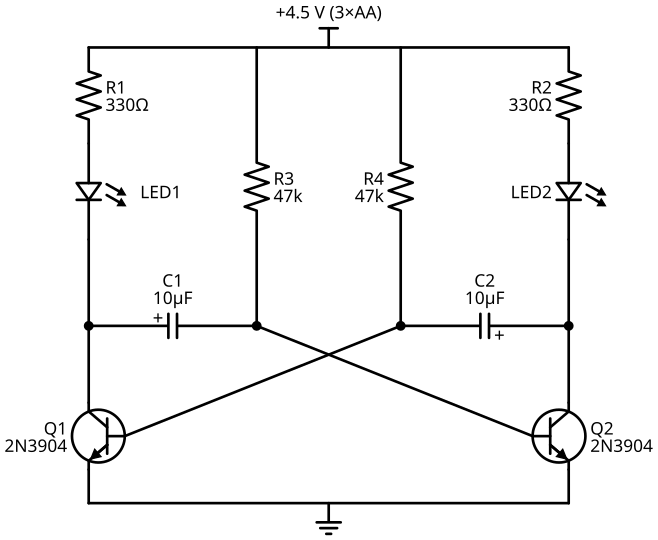

Write Python code to recreate this figure.
"""Two-transistor astable LED blinker (Unit 1). Run: python blinker.py -> blinker.svg"""
import schemdraw
import schemdraw.elements as elm

TOP, YC, YQ = 9.0, 3.2, 1.6  # supply rail, cap row, transistor collector height
XL, XA, XB, XR = 0.0, 3.5, 6.5, 10.0  # columns: Q1 collector, R3/C1 node, R4/C2 node, Q2 collector

with schemdraw.Drawing(file="blinker.svg", show=False) as d:
    d.config(fontsize=13, unit=2.0)
    Q1 = elm.BjtNpn(circle=True).reverse().anchor("collector").at((XL, YQ)).label("Q1\n2N3904", loc="left")
    Q2 = elm.BjtNpn(circle=True).anchor("collector").at((XR, YQ)).label("Q2\n2N3904", loc="right")

    # supply rail
    elm.Line().at((XL, TOP)).right().tox(XR)
    elm.Vdd().at(((XL + XR) / 2, TOP)).label("+4.5 V (3×AA)")

    # collector columns: rail -> resistor -> LED (anode up) -> collector
    for x, r, led, side in ((XL, "R1\n330Ω", "LED1", "bottom"), (XR, "R2\n330Ω", "LED2", "top")):
        elm.Resistor().down().at((x, TOP)).label(r, loc=side)
        elm.LED().down().label(led, loc=side)
        elm.Line().down().toy(YC)
        elm.Dot()
        elm.Line().down().toy(YQ)

    # base resistors down to the cap nodes
    elm.Resistor().down().at((XA, TOP)).toy(YC).label("R3\n47k", loc="bottom")
    nA = elm.Dot()
    elm.Resistor().down().at((XB, TOP)).toy(YC).label("R4\n47k")
    nB = elm.Dot()

    # cross-coupling capacitors (+ toward the collectors)
    elm.Capacitor(polar=True).at((XL, YC)).right().tox(XA).label("C1\n10µF", loc="top")
    elm.Capacitor(polar=True).at((XR, YC)).left().tox(XB).label("C2\n10µF", loc="top")

    # the "X": each cap node drives the OTHER transistor's base
    elm.Line().at(nA.center).to(Q2.base)
    elm.Line().at(nB.center).to(Q1.base)

    # ground rail
    elm.Line().at(Q1.emitter).down().length(0.7)
    g = elm.Line().right().tox(XR)
    elm.Line().up().toy(Q2.emitter[1])
    elm.Ground().at(((XL + XR) / 2, g.end[1]))
